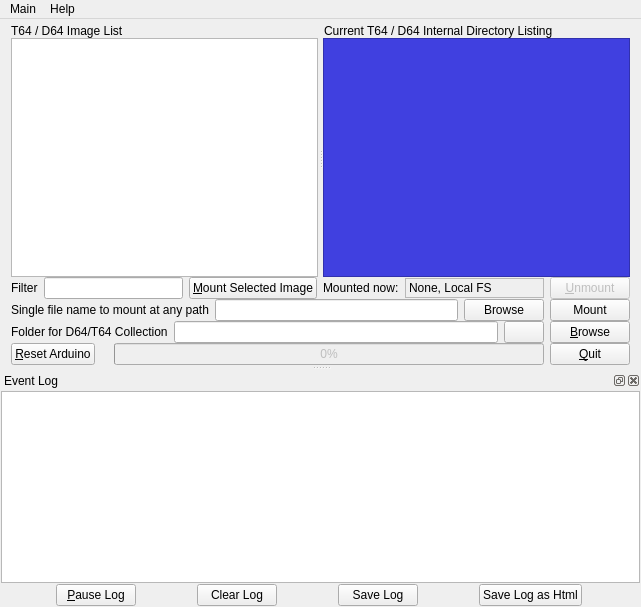
<?xml version="1.0" encoding="UTF-8"?>
<ui version="4.0">
 <class>MainWindow</class>
 <widget class="QMainWindow" name="MainWindow">
  <property name="geometry">
   <rect>
    <x>0</x>
    <y>0</y>
    <width>641</width>
    <height>607</height>
   </rect>
  </property>
  <property name="windowTitle">
   <string>Arduino To IEC Host</string>
  </property>
  <widget class="QWidget" name="centralWidget">
   <layout class="QVBoxLayout" name="verticalLayout_3">
    <property name="spacing">
     <number>0</number>
    </property>
    <property name="topMargin">
     <number>0</number>
    </property>
    <property name="bottomMargin">
     <number>0</number>
    </property>
    <item>
     <layout class="QHBoxLayout" name="horizontalLayout_9">
      <property name="topMargin">
       <number>5</number>
      </property>
      <item>
       <widget class="QLabel" name="label_9">
        <property name="sizePolicy">
         <sizepolicy hsizetype="Preferred" vsizetype="Fixed">
          <horstretch>0</horstretch>
          <verstretch>0</verstretch>
         </sizepolicy>
        </property>
        <property name="text">
         <string>T64 / D64 Image List</string>
        </property>
       </widget>
      </item>
      <item>
       <widget class="QLabel" name="label_2">
        <property name="sizePolicy">
         <sizepolicy hsizetype="Preferred" vsizetype="Fixed">
          <horstretch>0</horstretch>
          <verstretch>0</verstretch>
         </sizepolicy>
        </property>
        <property name="text">
         <string>Current T64 / D64 Internal Directory Listing</string>
        </property>
       </widget>
      </item>
     </layout>
    </item>
    <item>
     <widget class="QSplitter" name="splitter">
      <property name="sizePolicy">
       <sizepolicy hsizetype="Expanding" vsizetype="Expanding">
        <horstretch>0</horstretch>
        <verstretch>0</verstretch>
       </sizepolicy>
      </property>
      <property name="minimumSize">
       <size>
        <width>0</width>
        <height>200</height>
       </size>
      </property>
      <property name="frameShape">
       <enum>QFrame::NoFrame</enum>
      </property>
      <property name="lineWidth">
       <number>1</number>
      </property>
      <property name="orientation">
       <enum>Qt::Horizontal</enum>
      </property>
      <property name="opaqueResize">
       <bool>true</bool>
      </property>
      <property name="handleWidth">
       <number>5</number>
      </property>
      <widget class="QTreeView" name="dirList">
       <property name="sizePolicy">
        <sizepolicy hsizetype="Expanding" vsizetype="Preferred">
         <horstretch>0</horstretch>
         <verstretch>0</verstretch>
        </sizepolicy>
       </property>
       <property name="showDropIndicator" stdset="0">
        <bool>false</bool>
       </property>
       <property name="alternatingRowColors">
        <bool>true</bool>
       </property>
       <property name="rootIsDecorated">
        <bool>false</bool>
       </property>
       <property name="itemsExpandable">
        <bool>false</bool>
       </property>
       <property name="allColumnsShowFocus">
        <bool>false</bool>
       </property>
      </widget>
      <widget class="QTextEdit" name="imageDirList">
       <property name="font">
        <font>
         <family>Pet Me 64</family>
         <pointsize>12</pointsize>
        </font>
       </property>
       <property name="styleSheet">
        <string notr="true">background-color: rgb(64, 64, 224);
color: rgb(160, 160, 0xFF);
</string>
       </property>
       <property name="lineWrapMode">
        <enum>QTextEdit::NoWrap</enum>
       </property>
       <property name="html">
        <string>&lt;!DOCTYPE HTML PUBLIC &quot;-//W3C//DTD HTML 4.0//EN&quot; &quot;http://www.w3.org/TR/REC-html40/strict.dtd&quot;&gt;
&lt;html&gt;&lt;head&gt;&lt;meta name=&quot;qrichtext&quot; content=&quot;1&quot; /&gt;&lt;style type=&quot;text/css&quot;&gt;
p, li { white-space: pre-wrap; }
&lt;/style&gt;&lt;/head&gt;&lt;body style=&quot; font-family:'Pet Me 64'; font-size:12pt; font-weight:400; font-style:normal;&quot;&gt;
&lt;p style=&quot;-qt-paragraph-type:empty; margin-top:0px; margin-bottom:0px; margin-left:0px; margin-right:0px; -qt-block-indent:0; text-indent:0px;&quot;&gt;&lt;br /&gt;&lt;/p&gt;&lt;/body&gt;&lt;/html&gt;</string>
       </property>
       <property name="overwriteMode">
        <bool>true</bool>
       </property>
       <property name="cursorWidth">
        <number>16</number>
       </property>
      </widget>
     </widget>
    </item>
    <item>
     <layout class="QHBoxLayout" name="horizontalLayout_8">
      <item>
       <widget class="QLabel" name="label_12">
        <property name="sizePolicy">
         <sizepolicy hsizetype="Maximum" vsizetype="Preferred">
          <horstretch>0</horstretch>
          <verstretch>0</verstretch>
         </sizepolicy>
        </property>
        <property name="text">
         <string>Filter</string>
        </property>
       </widget>
      </item>
      <item>
       <widget class="QLineEdit" name="imageFilter">
        <property name="sizePolicy">
         <sizepolicy hsizetype="Expanding" vsizetype="Fixed">
          <horstretch>0</horstretch>
          <verstretch>0</verstretch>
         </sizepolicy>
        </property>
        <property name="minimumSize">
         <size>
          <width>100</width>
          <height>0</height>
         </size>
        </property>
       </widget>
      </item>
      <item>
       <widget class="QPushButton" name="mountSelected">
        <property name="sizePolicy">
         <sizepolicy hsizetype="Maximum" vsizetype="Fixed">
          <horstretch>0</horstretch>
          <verstretch>0</verstretch>
         </sizepolicy>
        </property>
        <property name="text">
         <string>&amp;Mount Selected Image</string>
        </property>
        <property name="icon">
         <iconset resource="resources.qrc">
          <normaloff>:/icons/icons/floppy_mount.png</normaloff>:/icons/icons/floppy_mount.png</iconset>
        </property>
        <property name="iconSize">
         <size>
          <width>32</width>
          <height>32</height>
         </size>
        </property>
       </widget>
      </item>
      <item>
       <widget class="QLabel" name="label_13">
        <property name="sizePolicy">
         <sizepolicy hsizetype="Maximum" vsizetype="Preferred">
          <horstretch>0</horstretch>
          <verstretch>0</verstretch>
         </sizepolicy>
        </property>
        <property name="text">
         <string>Mounted now:</string>
        </property>
        <property name="alignment">
         <set>Qt::AlignLeading|Qt::AlignLeft|Qt::AlignVCenter</set>
        </property>
       </widget>
      </item>
      <item>
       <layout class="QVBoxLayout" name="verticalLayout_7">
        <item>
         <widget class="QLabel" name="nowMounted">
          <property name="sizePolicy">
           <sizepolicy hsizetype="Expanding" vsizetype="Fixed">
            <horstretch>0</horstretch>
            <verstretch>0</verstretch>
           </sizepolicy>
          </property>
          <property name="minimumSize">
           <size>
            <width>80</width>
            <height>20</height>
           </size>
          </property>
          <property name="frameShape">
           <enum>QFrame::StyledPanel</enum>
          </property>
          <property name="text">
           <string>None, Local FS</string>
          </property>
         </widget>
        </item>
       </layout>
      </item>
      <item>
       <widget class="QPushButton" name="unmountCurrent">
        <property name="enabled">
         <bool>false</bool>
        </property>
        <property name="sizePolicy">
         <sizepolicy hsizetype="Maximum" vsizetype="Fixed">
          <horstretch>0</horstretch>
          <verstretch>0</verstretch>
         </sizepolicy>
        </property>
        <property name="text">
         <string>&amp;Unmount</string>
        </property>
        <property name="icon">
         <iconset resource="resources.qrc">
          <normaloff>:/icons/icons/floppy_unmount.png</normaloff>:/icons/icons/floppy_unmount.png</iconset>
        </property>
        <property name="iconSize">
         <size>
          <width>32</width>
          <height>32</height>
         </size>
        </property>
       </widget>
      </item>
     </layout>
    </item>
    <item>
     <layout class="QHBoxLayout" name="horizontalLayout_3">
      <item>
       <widget class="QLabel" name="label_6">
        <property name="sizePolicy">
         <sizepolicy hsizetype="Maximum" vsizetype="Preferred">
          <horstretch>0</horstretch>
          <verstretch>0</verstretch>
         </sizepolicy>
        </property>
        <property name="minimumSize">
         <size>
          <width>140</width>
          <height>0</height>
         </size>
        </property>
        <property name="text">
         <string>Single file name to mount at any path</string>
        </property>
       </widget>
      </item>
      <item>
       <widget class="QLineEdit" name="singleImageName">
        <property name="sizePolicy">
         <sizepolicy hsizetype="Expanding" vsizetype="Fixed">
          <horstretch>0</horstretch>
          <verstretch>0</verstretch>
         </sizepolicy>
        </property>
        <property name="minimumSize">
         <size>
          <width>0</width>
          <height>0</height>
         </size>
        </property>
       </widget>
      </item>
      <item>
       <widget class="QPushButton" name="browseSingle">
        <property name="sizePolicy">
         <sizepolicy hsizetype="Maximum" vsizetype="Fixed">
          <horstretch>0</horstretch>
          <verstretch>0</verstretch>
         </sizepolicy>
        </property>
        <property name="text">
         <string>Browse</string>
        </property>
        <property name="icon">
         <iconset>
          <normaloff>icons/browse.png</normaloff>icons/browse.png</iconset>
        </property>
        <property name="iconSize">
         <size>
          <width>32</width>
          <height>32</height>
         </size>
        </property>
       </widget>
      </item>
      <item>
       <widget class="QPushButton" name="mountSingle">
        <property name="sizePolicy">
         <sizepolicy hsizetype="Maximum" vsizetype="Fixed">
          <horstretch>0</horstretch>
          <verstretch>0</verstretch>
         </sizepolicy>
        </property>
        <property name="text">
         <string>Mount</string>
        </property>
        <property name="icon">
         <iconset resource="resources.qrc">
          <normaloff>:/icons/icons/floppy_mount.png</normaloff>:/icons/icons/floppy_mount.png</iconset>
        </property>
        <property name="iconSize">
         <size>
          <width>32</width>
          <height>32</height>
         </size>
        </property>
       </widget>
      </item>
     </layout>
    </item>
    <item>
     <layout class="QHBoxLayout" name="horizontalLayout_5">
      <item>
       <widget class="QLabel" name="label_8">
        <property name="text">
         <string>Folder for D64/T64 Collection</string>
        </property>
       </widget>
      </item>
      <item>
       <widget class="QLineEdit" name="imageDir">
        <property name="sizePolicy">
         <sizepolicy hsizetype="Expanding" vsizetype="Fixed">
          <horstretch>0</horstretch>
          <verstretch>0</verstretch>
         </sizepolicy>
        </property>
        <property name="minimumSize">
         <size>
          <width>0</width>
          <height>0</height>
         </size>
        </property>
       </widget>
      </item>
      <item>
       <widget class="QPushButton" name="reloadImageDir">
        <property name="sizePolicy">
         <sizepolicy hsizetype="Maximum" vsizetype="Fixed">
          <horstretch>0</horstretch>
          <verstretch>0</verstretch>
         </sizepolicy>
        </property>
        <property name="text">
         <string/>
        </property>
        <property name="icon">
         <iconset resource="resources.qrc">
          <normaloff>:/icons/icons/arrow_refresh.png</normaloff>:/icons/icons/arrow_refresh.png</iconset>
        </property>
        <property name="iconSize">
         <size>
          <width>32</width>
          <height>32</height>
         </size>
        </property>
       </widget>
      </item>
      <item>
       <widget class="QPushButton" name="browseImageDir">
        <property name="sizePolicy">
         <sizepolicy hsizetype="Maximum" vsizetype="Fixed">
          <horstretch>0</horstretch>
          <verstretch>0</verstretch>
         </sizepolicy>
        </property>
        <property name="text">
         <string>&amp;Browse</string>
        </property>
        <property name="icon">
         <iconset>
          <normaloff>icons/browse.png</normaloff>icons/browse.png</iconset>
        </property>
        <property name="iconSize">
         <size>
          <width>32</width>
          <height>32</height>
         </size>
        </property>
       </widget>
      </item>
     </layout>
    </item>
    <item>
     <layout class="QHBoxLayout" name="horizontalLayout_2">
      <item>
       <widget class="QPushButton" name="resetArduino">
        <property name="sizePolicy">
         <sizepolicy hsizetype="Maximum" vsizetype="Fixed">
          <horstretch>0</horstretch>
          <verstretch>0</verstretch>
         </sizepolicy>
        </property>
        <property name="toolTip">
         <string>If arduino is trying to connect, or using raspberry to reset, click here.</string>
        </property>
        <property name="text">
         <string>&amp;Reset Arduino</string>
        </property>
        <property name="icon">
         <iconset>
          <normaloff>icons/restart.png</normaloff>icons/restart.png</iconset>
        </property>
        <property name="iconSize">
         <size>
          <width>32</width>
          <height>32</height>
         </size>
        </property>
       </widget>
      </item>
      <item>
       <widget class="QLabel" name="progressInfoText">
        <property name="enabled">
         <bool>false</bool>
        </property>
        <property name="text">
         <string/>
        </property>
       </widget>
      </item>
      <item>
       <widget class="QProgressBar" name="loadProgress">
        <property name="enabled">
         <bool>false</bool>
        </property>
        <property name="sizePolicy">
         <sizepolicy hsizetype="Expanding" vsizetype="Maximum">
          <horstretch>0</horstretch>
          <verstretch>0</verstretch>
         </sizepolicy>
        </property>
        <property name="minimumSize">
         <size>
          <width>0</width>
          <height>0</height>
         </size>
        </property>
        <property name="value">
         <number>0</number>
        </property>
        <property name="textVisible">
         <bool>true</bool>
        </property>
        <property name="invertedAppearance">
         <bool>false</bool>
        </property>
        <property name="textDirection">
         <enum>QProgressBar::TopToBottom</enum>
        </property>
       </widget>
      </item>
      <item>
       <widget class="QPushButton" name="quit">
        <property name="sizePolicy">
         <sizepolicy hsizetype="Maximum" vsizetype="Fixed">
          <horstretch>0</horstretch>
          <verstretch>0</verstretch>
         </sizepolicy>
        </property>
        <property name="text">
         <string>&amp;Quit</string>
        </property>
        <property name="icon">
         <iconset resource="resources.qrc">
          <normaloff>:/icons/icons/exit.png</normaloff>:/icons/icons/exit.png</iconset>
        </property>
        <property name="iconSize">
         <size>
          <width>32</width>
          <height>32</height>
         </size>
        </property>
       </widget>
      </item>
     </layout>
    </item>
   </layout>
  </widget>
  <widget class="QMenuBar" name="menuBar">
   <property name="geometry">
    <rect>
     <x>0</x>
     <y>0</y>
     <width>641</width>
     <height>19</height>
    </rect>
   </property>
   <widget class="QMenu" name="menuMain">
    <property name="title">
     <string>Main</string>
    </property>
    <widget class="QMenu" name="menuDirectory_Listing_Colors">
     <property name="title">
      <string>Directory Listing Theme</string>
     </property>
     <widget class="QMenu" name="menuMachine">
      <property name="title">
       <string>Machine</string>
      </property>
      <addaction name="actionVic_20"/>
      <addaction name="actionCommodore_64"/>
      <addaction name="actionC128"/>
     </widget>
     <widget class="QMenu" name="menuEmulator_Palette">
      <property name="title">
       <string>Emulator Palette</string>
      </property>
      <addaction name="actionInternal"/>
      <addaction name="actionDefault"/>
      <addaction name="actionC64hq"/>
      <addaction name="actionC64s"/>
      <addaction name="actionCcs64"/>
      <addaction name="actionFrodo"/>
      <addaction name="actionGodot"/>
      <addaction name="actionVice"/>
      <addaction name="actionPc64"/>
      <addaction name="actionVic20"/>
     </widget>
     <addaction name="menuMachine"/>
     <addaction name="menuEmulator_Palette"/>
    </widget>
    <addaction name="actionSettings"/>
    <addaction name="menuDirectory_Listing_Colors"/>
    <addaction name="actionDisk_Write_Protected"/>
    <addaction name="separator"/>
    <addaction name="actionQuit"/>
   </widget>
   <widget class="QMenu" name="menuHelp">
    <property name="title">
     <string>Help</string>
    </property>
    <addaction name="actionAbout"/>
   </widget>
   <addaction name="menuMain"/>
   <addaction name="menuHelp"/>
  </widget>
  <widget class="QDockWidget" name="dockWidget">
   <property name="sizePolicy">
    <sizepolicy hsizetype="Preferred" vsizetype="Expanding">
     <horstretch>0</horstretch>
     <verstretch>0</verstretch>
    </sizepolicy>
   </property>
   <property name="minimumSize">
    <size>
     <width>418</width>
     <height>200</height>
    </size>
   </property>
   <property name="windowIcon">
    <iconset resource="resources.qrc">
     <normaloff>:/icons/icons/1541.ico</normaloff>:/icons/icons/1541.ico</iconset>
   </property>
   <property name="allowedAreas">
    <set>Qt::BottomDockWidgetArea|Qt::TopDockWidgetArea</set>
   </property>
   <property name="windowTitle">
    <string>Event Log</string>
   </property>
   <attribute name="dockWidgetArea">
    <number>8</number>
   </attribute>
   <widget class="QWidget" name="dockWidgetContents">
    <property name="sizePolicy">
     <sizepolicy hsizetype="Preferred" vsizetype="Preferred">
      <horstretch>0</horstretch>
      <verstretch>0</verstretch>
     </sizepolicy>
    </property>
    <layout class="QVBoxLayout" name="verticalLayout_4">
     <property name="spacing">
      <number>1</number>
     </property>
     <property name="leftMargin">
      <number>1</number>
     </property>
     <property name="topMargin">
      <number>1</number>
     </property>
     <property name="rightMargin">
      <number>1</number>
     </property>
     <property name="bottomMargin">
      <number>1</number>
     </property>
     <item>
      <widget class="QTextEdit" name="log">
       <property name="sizePolicy">
        <sizepolicy hsizetype="Preferred" vsizetype="Expanding">
         <horstretch>0</horstretch>
         <verstretch>0</verstretch>
        </sizepolicy>
       </property>
       <property name="minimumSize">
        <size>
         <width>0</width>
         <height>0</height>
        </size>
       </property>
       <property name="font">
        <font>
         <family>Pet Me 64</family>
         <pointsize>6</pointsize>
         <stylestrategy>PreferDefault</stylestrategy>
        </font>
       </property>
       <property name="readOnly">
        <bool>true</bool>
       </property>
      </widget>
     </item>
     <item>
      <layout class="QHBoxLayout" name="horizontalLayout">
       <item>
        <widget class="QPushButton" name="pauseLog">
         <property name="sizePolicy">
          <sizepolicy hsizetype="Maximum" vsizetype="Fixed">
           <horstretch>0</horstretch>
           <verstretch>0</verstretch>
          </sizepolicy>
         </property>
         <property name="text">
          <string>&amp;Pause Log</string>
         </property>
         <property name="icon">
          <iconset resource="resources.qrc">
           <normaloff>:/icons/icons/pause.png</normaloff>:/icons/icons/pause.png</iconset>
         </property>
         <property name="iconSize">
          <size>
           <width>32</width>
           <height>32</height>
          </size>
         </property>
         <property name="checkable">
          <bool>true</bool>
         </property>
        </widget>
       </item>
       <item>
        <widget class="QPushButton" name="clearLog">
         <property name="sizePolicy">
          <sizepolicy hsizetype="Maximum" vsizetype="Fixed">
           <horstretch>0</horstretch>
           <verstretch>0</verstretch>
          </sizepolicy>
         </property>
         <property name="text">
          <string>Clear Log</string>
         </property>
         <property name="icon">
          <iconset resource="resources.qrc">
           <normaloff>:/icons/icons/clear.png</normaloff>:/icons/icons/clear.png</iconset>
         </property>
         <property name="iconSize">
          <size>
           <width>32</width>
           <height>32</height>
          </size>
         </property>
        </widget>
       </item>
       <item>
        <widget class="QPushButton" name="saveLog">
         <property name="sizePolicy">
          <sizepolicy hsizetype="Maximum" vsizetype="Fixed">
           <horstretch>0</horstretch>
           <verstretch>0</verstretch>
          </sizepolicy>
         </property>
         <property name="text">
          <string>Save Log</string>
         </property>
         <property name="icon">
          <iconset resource="resources.qrc">
           <normaloff>:/icons/icons/save.png</normaloff>:/icons/icons/save.png</iconset>
         </property>
         <property name="iconSize">
          <size>
           <width>32</width>
           <height>32</height>
          </size>
         </property>
        </widget>
       </item>
       <item>
        <widget class="QPushButton" name="saveHtml">
         <property name="sizePolicy">
          <sizepolicy hsizetype="Maximum" vsizetype="Fixed">
           <horstretch>0</horstretch>
           <verstretch>0</verstretch>
          </sizepolicy>
         </property>
         <property name="text">
          <string>Save Log as Html</string>
         </property>
         <property name="icon">
          <iconset resource="resources.qrc">
           <normaloff>:/icons/icons/html.png</normaloff>:/icons/icons/html.png</iconset>
         </property>
         <property name="iconSize">
          <size>
           <width>32</width>
           <height>32</height>
          </size>
         </property>
        </widget>
       </item>
      </layout>
     </item>
    </layout>
   </widget>
  </widget>
  <action name="actionQuit">
   <property name="text">
    <string>Quit</string>
   </property>
   <property name="shortcut">
    <string>Esc</string>
   </property>
  </action>
  <action name="actionAbout">
   <property name="text">
    <string>About</string>
   </property>
  </action>
  <action name="actionSettings">
   <property name="text">
    <string>Settings</string>
   </property>
   <property name="shortcut">
    <string>Ctrl+O</string>
   </property>
  </action>
  <action name="actionEvent_Log">
   <property name="checkable">
    <bool>true</bool>
   </property>
   <property name="text">
    <string>Event Log</string>
   </property>
   <property name="shortcut">
    <string>Ctrl+L</string>
   </property>
  </action>
  <action name="actionDisk_Write_Protected">
   <property name="checkable">
    <bool>true</bool>
   </property>
   <property name="text">
    <string>Disk Write Protected</string>
   </property>
   <property name="toolTip">
    <string>Prevents writing files on disk image or native file system.</string>
   </property>
   <property name="shortcut">
    <string>Ctrl+W</string>
   </property>
  </action>
  <action name="actionFrodo">
   <property name="checkable">
    <bool>true</bool>
   </property>
   <property name="text">
    <string>frodo</string>
   </property>
  </action>
  <action name="actionVic_20">
   <property name="checkable">
    <bool>true</bool>
   </property>
   <property name="text">
    <string>VIC 20</string>
   </property>
  </action>
  <action name="actionCommodore_64">
   <property name="checkable">
    <bool>true</bool>
   </property>
   <property name="text">
    <string>C 64</string>
   </property>
  </action>
  <action name="actionC128">
   <property name="checkable">
    <bool>true</bool>
   </property>
   <property name="text">
    <string>C 128</string>
   </property>
  </action>
  <action name="actionVice">
   <property name="checkable">
    <bool>true</bool>
   </property>
   <property name="text">
    <string>vice</string>
   </property>
  </action>
  <action name="actionCcs64">
   <property name="checkable">
    <bool>true</bool>
   </property>
   <property name="text">
    <string>ccs64</string>
   </property>
  </action>
  <action name="actionPc64">
   <property name="checkable">
    <bool>true</bool>
   </property>
   <property name="text">
    <string>pc64</string>
   </property>
  </action>
  <action name="actionC64hq">
   <property name="checkable">
    <bool>true</bool>
   </property>
   <property name="text">
    <string>c64hq</string>
   </property>
  </action>
  <action name="actionC64s">
   <property name="checkable">
    <bool>true</bool>
   </property>
   <property name="text">
    <string>c64s</string>
   </property>
  </action>
  <action name="actionDefault">
   <property name="checkable">
    <bool>true</bool>
   </property>
   <property name="text">
    <string>default</string>
   </property>
  </action>
  <action name="actionInternal">
   <property name="checkable">
    <bool>true</bool>
   </property>
   <property name="text">
    <string>internal</string>
   </property>
  </action>
  <action name="actionGodot">
   <property name="checkable">
    <bool>true</bool>
   </property>
   <property name="text">
    <string>godot</string>
   </property>
  </action>
  <action name="actionVic20">
   <property name="checkable">
    <bool>true</bool>
   </property>
   <property name="text">
    <string>vic20</string>
   </property>
  </action>
 </widget>
 <layoutdefault spacing="6" margin="11"/>
 <resources>
  <include location="resources.qrc"/>
 </resources>
 <connections>
  <connection>
   <sender>quit</sender>
   <signal>clicked()</signal>
   <receiver>MainWindow</receiver>
   <slot>close()</slot>
   <hints>
    <hint type="sourcelabel">
     <x>607</x>
     <y>287</y>
    </hint>
    <hint type="destinationlabel">
     <x>436</x>
     <y>362</y>
    </hint>
   </hints>
  </connection>
  <connection>
   <sender>actionQuit</sender>
   <signal>triggered()</signal>
   <receiver>MainWindow</receiver>
   <slot>close()</slot>
   <hints>
    <hint type="sourcelabel">
     <x>-1</x>
     <y>-1</y>
    </hint>
    <hint type="destinationlabel">
     <x>436</x>
     <y>362</y>
    </hint>
   </hints>
  </connection>
 </connections>
</ui>
